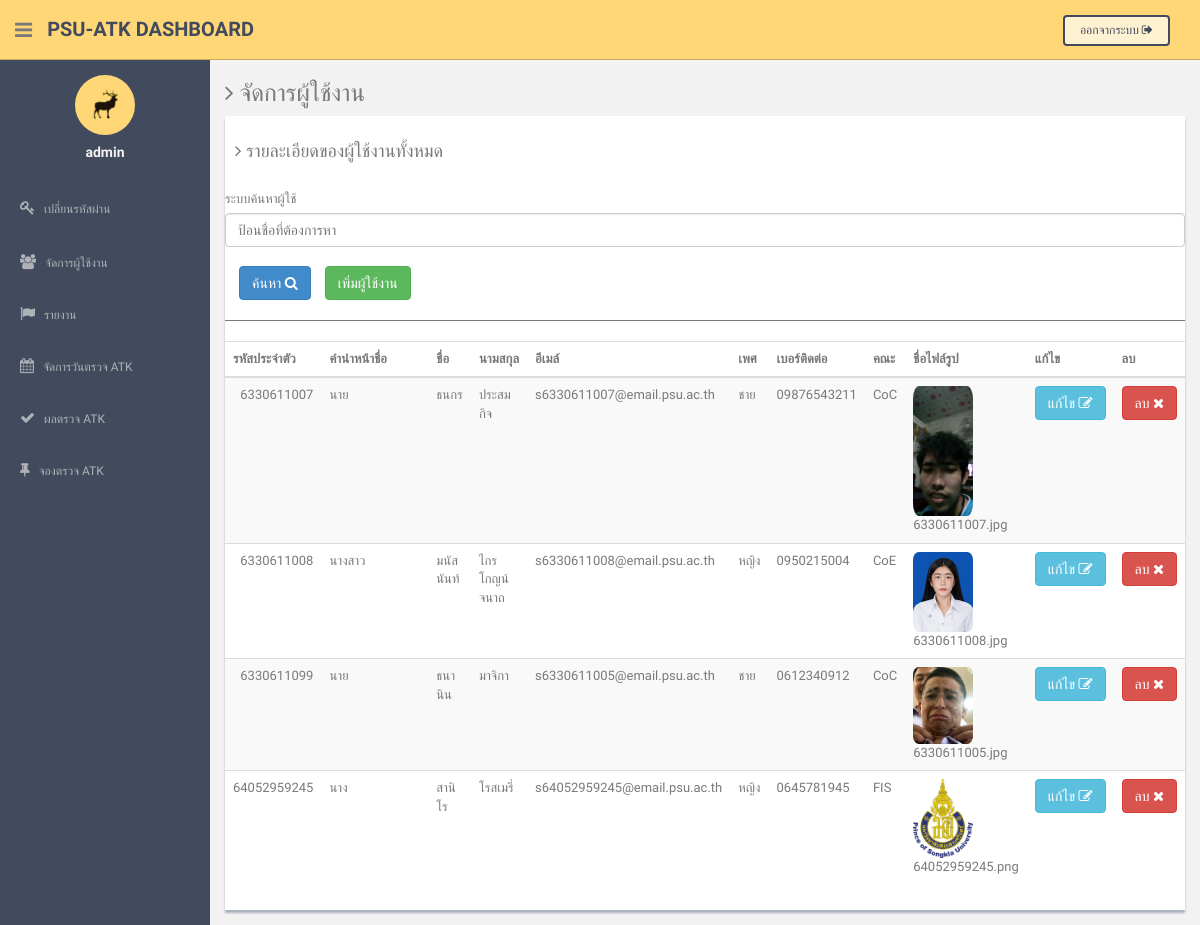
The page /admin/manage-users.php (signed in) on the database its author committed.
### tables this page shows
CREATE TABLE `user` (
  `user_id` varchar(20) NOT NULL,
  `prefix` varchar(100) NOT NULL,
  `name` varchar(100) NOT NULL,
  `lname` varchar(100) NOT NULL,
  `Email` varchar(500) NOT NULL,
  `password` varchar(100) NOT NULL,
  `sex` varchar(100) NOT NULL,
  `phone` varchar(20) NOT NULL,
  `faculty` varchar(100) NOT NULL,
  `img` varchar(100) NOT NULL
);

### admin/manage-users.php (the view, shortened to what this page needs)
<?php
include 'dbconnection.php';
if (strlen($_SESSION['id'] == 0)) {
    header('location:logout.php');
} else {
    $search = isset($_GET['search']) ? $_GET['search'] : '';
    $sql = "SELECT * FROM user WHERE name LIKE '%$search%'";
    $result = mysqli_query($connect, $sql); ?>
  <!DOCTYPE html>
  <html lang="en">
  <head>
    <link href="assets/css/bootstrap.css" rel="stylesheet">
    <link href="assets/font-awesome/css/font-awesome.css" rel="stylesheet" />
    <link href="assets/css/style.css" rel="stylesheet">
    <link href="assets/css/style-responsive.css" rel="stylesheet">
  </head>
  <body>
    <?php include 'menu.php'; ?>
    <section id="main-content">
      <section class="wrapper">
        <h3><i class="fa fa-angle-right"></i> จัดการผู้ใช้งาน</h3>
        <div class="row">
          <div class="col-md-12">
            <div class="content-panel">
              <table class="table table-striped table-advance table-hover">
                <h4><i class="fa fa-angle-right"></i> รายละเอียดของผู้ใช้งานทั้งหมด </h4>
                <br>
                <form method="get" id="form" enctype="multipart/form-data" action="">
                  <label for="exampleInputEmail1"> ระบบค้นหาผู้ใช้</label>
                  <input type="text" class="form-control" id="search" name="search" placeholder="ป้อนชื่อที่ต้องการหา">
                  <br>
                  <button type="submit" class="btn btn-primary" style="margin-left: 1em;">ค้นหา <i class="fa fa-search" aria-hidden="true"></i></button>
                </form>
                <form action="add_user.php">
                  <button type="submit" class="btn btn-success" style="margin-left: 1em;"> เพิ่มผู้ใช้งาน</button>
                </form>
                <hr>
                <thead>
                  <tr>
                    <th width='10%'>รหัสประจําตัว</th>
                    <th width='20%'>คำนำหน้าชื่อ</th>
                    <th>ชื่อ</th>
                    <th>นามสกุล</th>
                    <th>อีเมล์</th>
                    <th>เพศ</th>
                    <th>เบอร์ติดต่อ</th>
                    <th>คณะ</th>
                    <th>ชื่อไฟล์รูป</th>
                    <th>แก้ไข</th>
                    <th>ลบ</th>
                  </tr>
                </thead>
                <tbody>
                  <?php
                  while ($row = mysqli_fetch_array($result, MYSQLI_ASSOC)) { ?>
                    <tr>
                      <td align='right'><?php echo $row["user_id"]; ?></td>
                      <td><?php echo $row["prefix"]; ?></td>
                      <td><?php echo $row["name"]; ?></td>
                      <td><?php echo $row["lname"]; ?></td>
                      <td><?php echo $row["Email"]; ?></td>
                      <td><?php echo $row["sex"]; ?></td>
                      <td><?php echo $row["phone"]; ?></td>
                      <td><?php echo $row["faculty"]; ?></td>
                      <td><?php
                          echo '<img src="../pic/user/' . $row['img'] . '" width="60px" style="border-radius: 10%"/>';
                          echo $row["img"];
                          ?></td>
                      <td>
                        <form action="edit_user.php" method="post">
                          <button type="submit" class="btn btn-info"> แก้ไข <i class="fa fa-pencil-square-o" aria-hidden="true"></i></button>
                        </form>
                      </td>
                      <td>
                        <div>
                          <a data-id="<?php echo $row["user_id"]; ?>" href="?delete=<?php echo $row["user_id"]; ?>" class="btn btn-danger delete-btn"> ลบ <i class="fa fa-times" aria-hidden="true"></i></a>
                        </div>
                      </td>
                    </tr>
                  <?php } ?>
                </tbody>
              </table>
            </div>
          </div>
        </div>
      </section>
    </section>
  </body>
  </html>
<?php
} ?>

### admin/assets/css/style.css (style rules this page uses)
body { color: #797979; background: #f2f2f2; font-family: 'Ruda', sans-serif; padding: 0px !important; margin: 0px !important; font-size:13px; }
a, a:hover, a:focus { text-decoration: none; outline: none; }
hr { margin-top: 20px; margin-bottom: 20px; border: 0; border-top: 1px solid #797979; }
#main-content { margin-left: 210px; }
.wrapper { display: inline-block; margin-top: 60px; padding-left: 15px; padding-right: 15px; padding-bottom: 15px; padding-top: 0px; width: 100%; }
.content-panel { background: #ffffff; box-shadow: 0px 3px 2px #aab2bd; padding-top: 15px; padding-bottom: 5px; }
.content-panel h4 { margin-left: 10px; }
label { font-weight: 400; }

### rows shown on the page
user: user_id "6330611007", prefix "นาย", name "ธนกร", lname "ประสมกิจ", Email "s6330611007@email.psu.ac.th", sex "ชาย", phone "09876543211", faculty "CoC", img (picture), img "6330611007.jpg"
user: user_id "6330611008", prefix "นางสาว", name "มนัสนันท์", lname "ไกรโกญน์จนาถ", Email "s6330611008@email.psu.ac.th", sex "หญิง", phone "0950215004", faculty "CoE", img (picture), img "6330611008.jpg"
user: user_id "6330611099", prefix "นาย", name "ธนานิน", lname "มาจิกา", Email "s6330611005@email.psu.ac.th", sex "ชาย", phone "0612340912", faculty "CoC", img (picture), img "6330611005.jpg"
user: user_id "64052959245", prefix "นาง", name "สานิโร", lname "โรสเมรี่", Email "s64052959245@email.psu.ac.th", sex "หญิง", phone "0645781945", faculty "FIS", img (picture), img "64052959245.png"

### other values the page prints
$_SESSION['login'] "admin"
